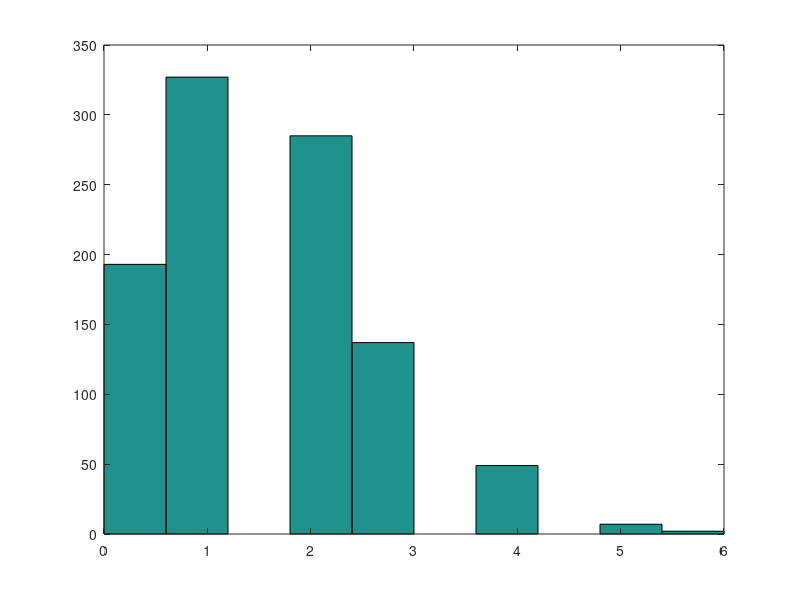
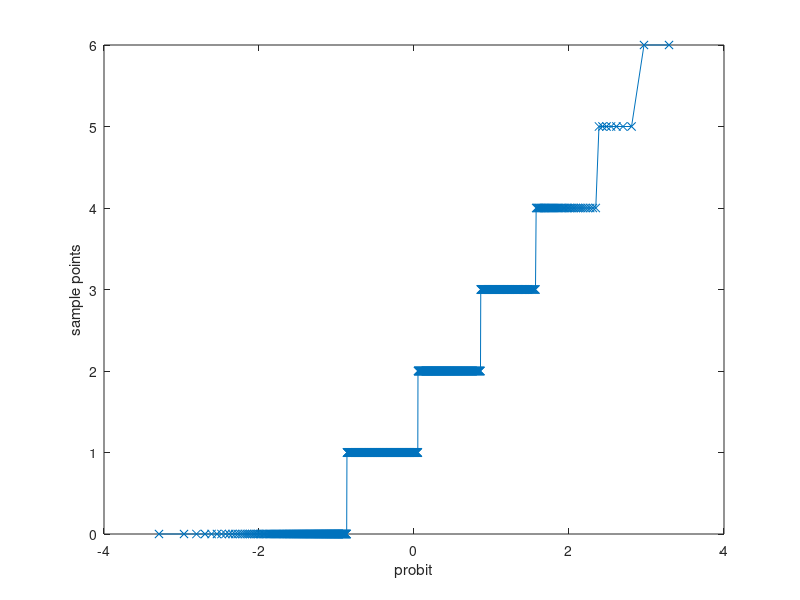
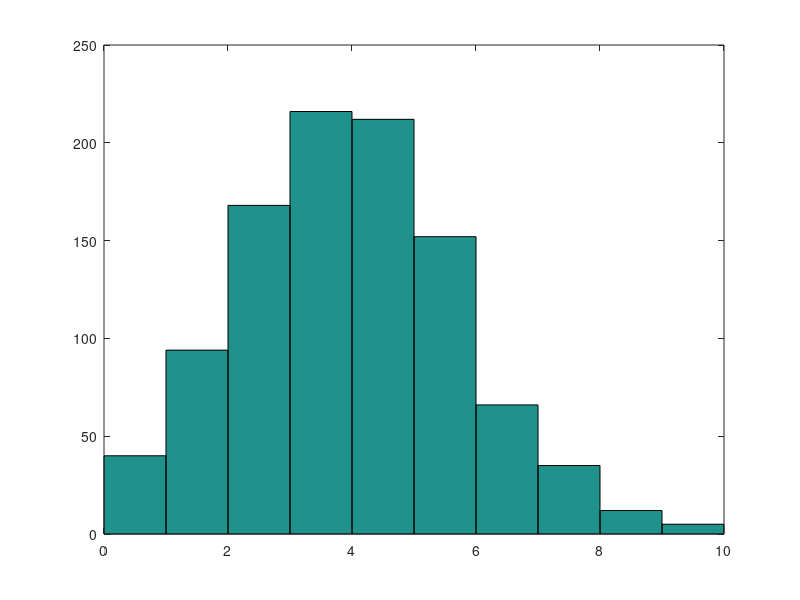
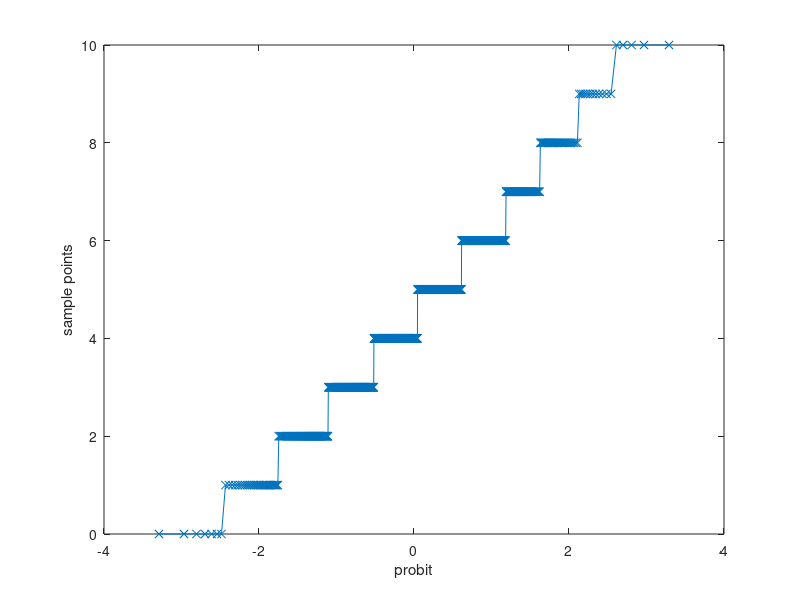

Reproduce these figures in MATLAB, in order.
n = [15 25 50]
p = [.1 .3 .5]
for i = 1:length(n)
    for j = 1:length(p)
    y1b = binornd(n(i),p(j),1,1000)
    hist(y1b)
    figure 
    qqplot(y1b)
    figure
    end
end

x = rand(1,1)*5+3
y = poissrnd(x,[10,1])
